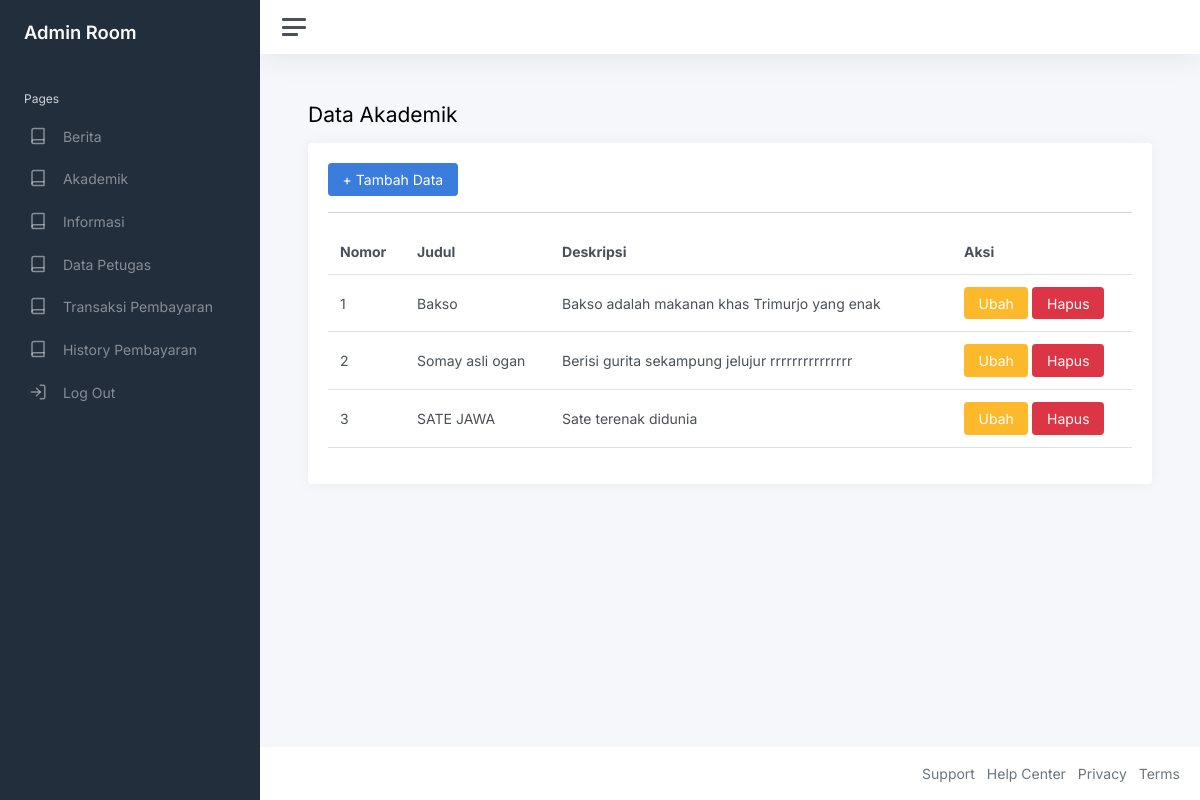
/01-ummetro/index.php?page=akademik (signed in), run on the app's committed database.
### tables this page shows
CREATE TABLE `akademik` (
  `id_akademik` int(11) NOT NULL,
  `judul_akademik` varchar(225) DEFAULT NULL,
  `deskripsi_akademik` varchar(225) DEFAULT NULL
);

### 01-ummetro/akademik.php (the view)
<h1 class="h3 mb-3">Data Akademik</h1>
<div class="row">
    <div class="col-12">
        <div class="card">
            <div class="card-body">
                <a href="?page=tambah_akademik" class="btn btn-primary">+ Tambah Data</a><hr>
                <table class="table">
                    <tr>
                        <th>Nomor</th>
                        <th>Judul</th>
                        <th>Deskripsi</th>
                        <th></th>
                        <th>Aksi</th>
                    </tr>
                    <?php
                    $i = 1;
                    $query = mysqli_query($konek, "SELECT*FROM akademik");
                    while ($data = mysqli_fetch_array($query)) {
                        ?>
                        <tr>
                            <td><?php echo $i; ?></td>
                            <td><?php echo $data['judul_akademik']; ?></td>
                            <td><?php echo $data['deskripsi_akademik']; ?></td>
                            <td></td>
                            <td>
                                <a href="?page=ubah_akademik&id=<?php echo $data['id_akademik']; ?>" class="btn btn-warning">Ubah</a>
                                <a href="?page=hapus_akademik&id=<?php echo $data['id_akademik']; ?>" class="btn btn-danger">Hapus</a>
                            </td>
                        </tr>
                        <?php
                    $i++;
                    }
                    ?>
                </table>
            </div>
        </div>
    </div>
</div>

### data on the page
akademik: judul_akademik "Bakso", deskripsi_akademik "Bakso adalah makanan khas Trimurjo yang enak"
akademik: judul_akademik "Somay asli ogan", deskripsi_akademik "Berisi gurita sekampung jelujur rrrrrrrrrrrrrrr"
akademik: judul_akademik "SATE JAWA", deskripsi_akademik "Sate terenak didunia"
